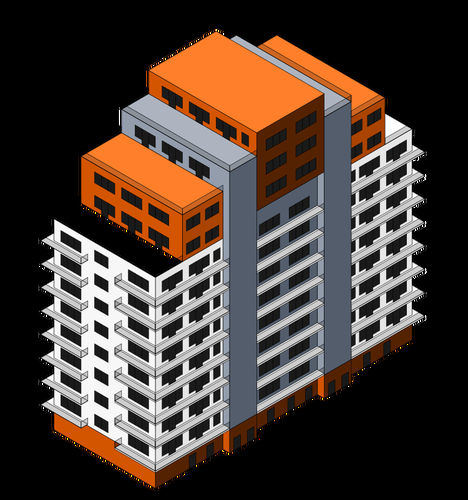
#> input picture edificio.png, 468 x 500 px
$ python border.py   (older library calls are emulated)
#> lines starting #> are read from the running program, lines starting #| are printed output that depends on the picture; after the words box and inside, x2 and y2 are one past the last pixel; in counts of white or black regions, pixels touching at a corner belong together
import cv2
import numpy as np
img = cv2.imread("edificio.png", cv2.IMREAD_GRAYSCALE)
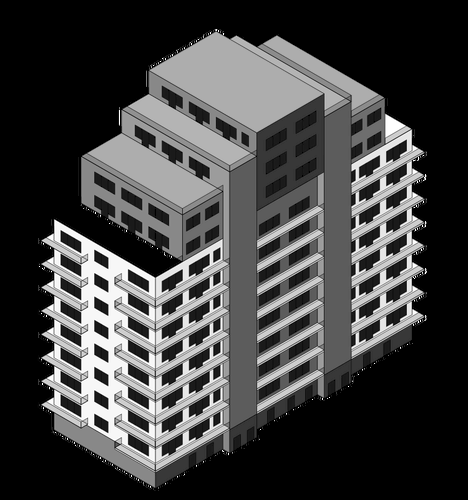
#> img: shape (500, 468); min 0, max 255, mean 65.4
#img = cv2.GaussianBlur(img, (11, 11), 0)
sobelx = cv2.Sobel(img, cv2.CV_64F, 1, 0)
sobely = cv2.Sobel(img, cv2.CV_64F, 0, 1)
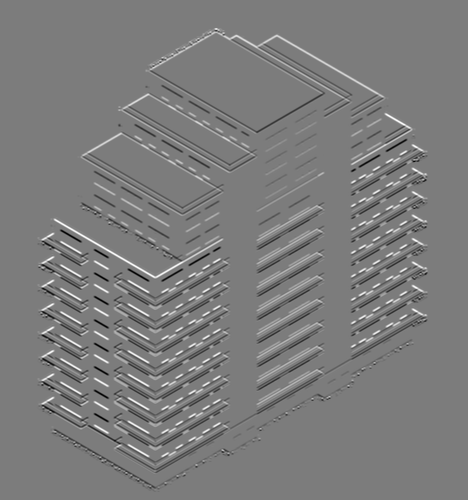
#> sobely: shape (500, 468) float64; min -891, max 934, mean 0; drawn with min black and max white
laplacian = cv2.Laplacian(img, cv2.CV_64F, ksize=5)
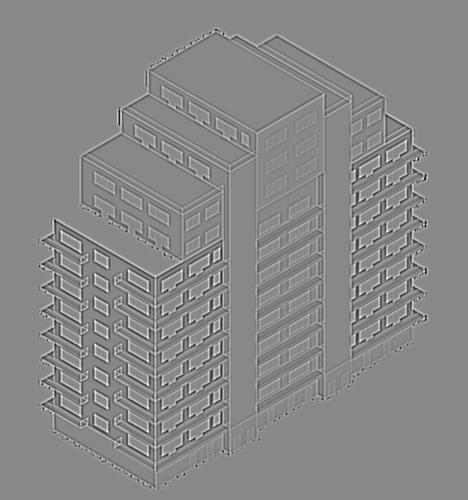
#> laplacian: shape (500, 468) float64; min -8882, max 7724, mean 0; drawn with min black and max white
canny = cv2.Canny(img, 100, 150)
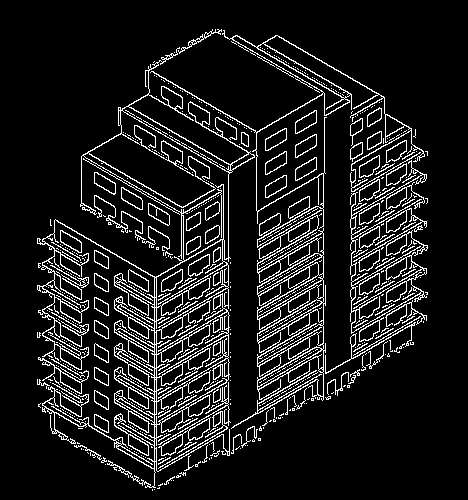
#> canny: shape (500, 468); 10.6% white in thin lines or dots, all inside (x1, y1, x2, y2) = (37, 29, 428, 491)
cv2.imshow("Image", img)
cv2.imshow("Sobelx", sobelx)
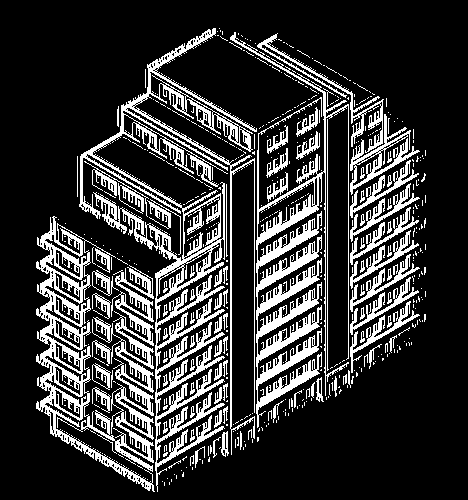
#> window 'Sobelx': shape (500, 468); 20.3% white; 562 white regions (467 under 20 px), largest, box (x1, y1, x2, y2) and area: (79, 28, 257, 492) 13553, (36, 216, 155, 492) 10496, (230, 32, 349, 428) 8595
cv2.imshow("Sobely", sobely)
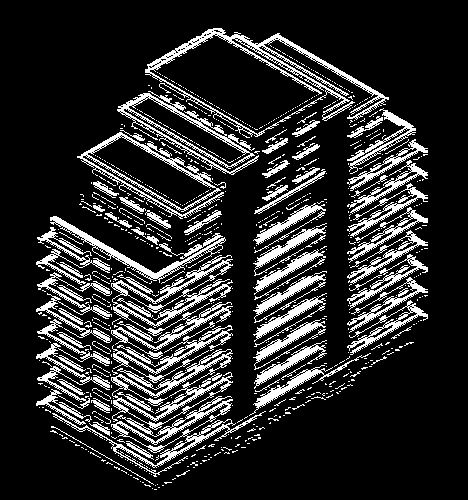
#> window 'Sobely': shape (500, 468); 17.1% white in thin lines or dots, all inside (x1, y1, x2, y2) = (36, 28, 428, 490)
cv2.imshow("Laplacian", laplacian)
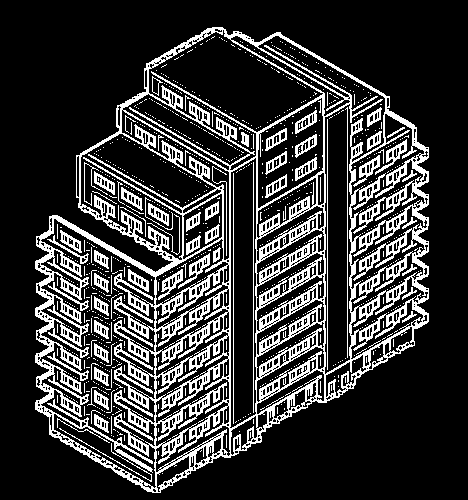
#> window 'Laplacian': shape (500, 468); 20.9% white in thin lines or dots, all inside (x1, y1, x2, y2) = (35, 27, 429, 493)
cv2.imshow("Canny", canny)
cv2.waitKey(0)
cv2.destroyAllWindows()

$ run again, with Carretera2.jpg saved as edificio.png
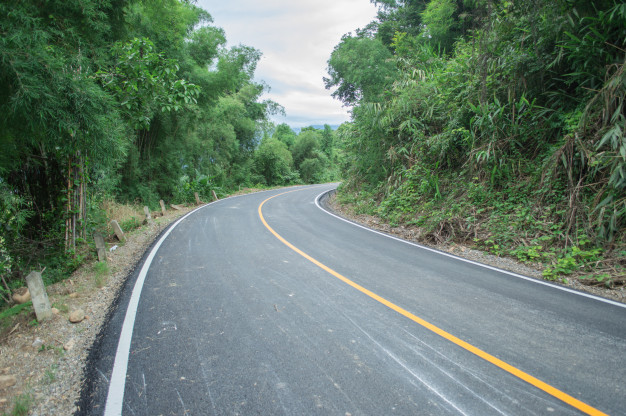
#> input picture Carretera2.jpg, 626 x 416 px
#> `canny = cv2.Canny(img, 100, 150)`:
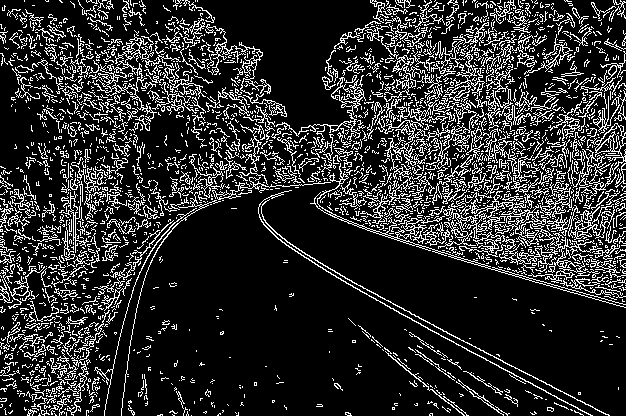
#> canny: shape (416, 626); 17.5% white in thin lines or dots
#> `cv2.imshow("Laplacian", laplacian)`:
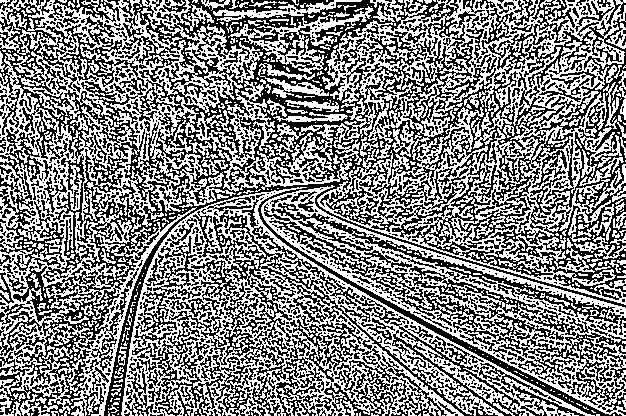
#> window 'Laplacian': shape (416, 626); 51.6% white; black in thin lines or dots
